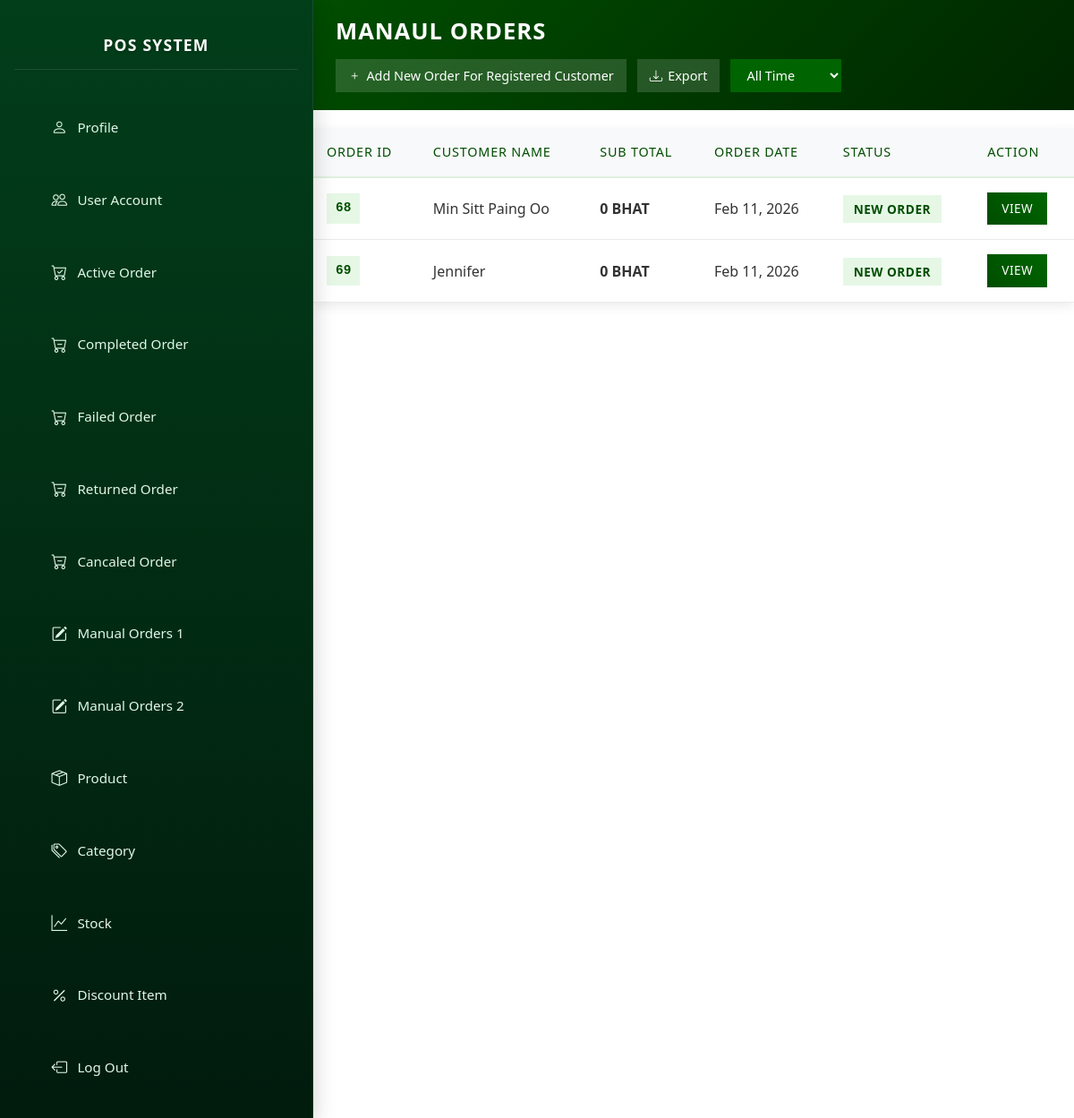
Screenshot of /admin/manual_order.php (signed in) with the database file from the repository.
### tables this page shows
CREATE TABLE `orderr` (
  `orderID` int NOT NULL,
  `paymentValid` tinyint DEFAULT NULL,
  `totalCost` double DEFAULT NULL,
  `orderDate` date DEFAULT NULL,
  `paymentStatus` int DEFAULT NULL,
  `orderStatus` int DEFAULT NULL,
  `trackingStatus` int DEFAULT NULL,
  `accountID` int DEFAULT NULL,
  `paymentType` int DEFAULT NULL,
  `addressID` int DEFAULT NULL,
  `isManual` tinyint DEFAULT NULL,
  `manualCustomerName` varchar(2000) DEFAULT NULL,
  `manualNote` longtext
);

CREATE TABLE `account` (
  `accountID` int NOT NULL,
  `name` varchar(500) NOT NULL,
  `email` varchar(500) NOT NULL,
  `passcode` varchar(2000) NOT NULL,
  `phoneNumber` varchar(500) NOT NULL,
  `birthday` date NOT NULL,
  `roleID` int NOT NULL,
  `pin` varchar(6) DEFAULT NULL,
  `profile` int DEFAULT NULL,
  `registerDate` date DEFAULT NULL
);

### admin/manual_order.php (the view, shortened to what this page needs)
<?php
include "../connection/connectdb.php";
$filter = $_GET['filter'] ?? 'all';
$whereDate = "";
$query = "SELECT * FROM orderr JOIN account ON orderr.accountID = account.accountID WHERE orderr.isManual=1 $whereDate ORDER BY orderr.orderDate DESC";
$result = $conn->query($query);
?>
<!DOCTYPE html>
<html lang="en">
<head>
    <?php include "./layout/header.php"; ?>
</head>
<body>
    <?php
        include "nav.php";
        $login = $_SESSION['login'] ?? false;
        if($login == true) {
        echo "<div class='main-content'>";
        echo "<form id='filterForm' method='get' style='display:inline;'>";
            echo "<div class='page-header'>";
            echo "<h1>Manaul Orders</h1>";
            echo "<div class='header-actions'>";
            echo "<a href='registered_customer.php' class='btn-add'><i class='bi bi-plus'></i> Add New Order For Registered Customer</a>";
            echo "<button type='submit' name='export' value='csv'><i class='bi bi-download'></i> Export</button>";
            echo "<select name='filter' onchange='document.getElementById(\"filterForm\").submit();'>";
            echo "<option value='all'"      . ($filter === 'all'      ? ' selected' : '') . ">All Time</option>";
            echo "</select>";
            echo "</div></div></form>";
        if ($result && $result->num_rows > 0) {
            echo "<table class='orders-table'>";
            echo "<thead><tr>";
            echo "<th>Order ID</th>";
            echo "<th>Customer Name</th>";
            echo "<th>Sub Total</th>";
            echo "<th>Order Date</th>";
            echo "<th>Status</th>";
            echo "<th>Action</th>";
            echo "</tr></thead>";
            echo "<tbody>";
            while ($row = $result->fetch_assoc()) {
                $statusClass = 'status-new';
                $statusText = 'New Order';
                echo "<tr>";
                echo "<td data-label='Order ID'><span class='order-id'>" . htmlspecialchars($row['orderID']) . "</span></td>";
                if($row['name']!=null){
                    echo "<td data-label='Name'>" . htmlspecialchars($row['name']) . "</td>";
                }
                else{
                    echo "<td data-label='Name'>" . htmlspecialchars($row['manualName']) . "</td>";
                }
                echo "<td data-label='Total Cost'><strong>" . number_format($row['totalCost']) . " BHAT</strong></td>";
                echo "<td data-label='Order Date'>" . date('M j, Y', strtotime($row['orderDate'])) . "</td>";
                echo "<td data-label='Status'><span class='status-badge $statusClass'>$statusText</span></td>";
                echo "<td data-label='Action'><a href='specific_manual_order.php?orderID=" . urlencode($row['orderID']) . "' class='btn-view'>View</a></td>";
                echo "</tr>";
            }
            echo "</tbody></table>";
        } else {
            echo "<div class='no-orders'>No Manual orders at the moment.</div>";
        }
        echo "</div>";
        }
    ?>
</body>
</html>

### admin/style.css (style rules this page uses)
body { margin: 0; font-family: 'Calibri', sans-serif; background: #f8f9fa; }
.main-content { margin-left: 350px; padding: 0 !important; transition: margin-left 0.35s cubic-bezier(0.4, 0, 0.2, 1); min-height: 100vh; }
html { scroll-behavior: smooth; scrollbar-width: 5px; scrollbar-color: #044606 rgb(0, 0, 0); }

### admin/manual_order.php (style rules this page uses)
.main-content { padding: 20px; }
.page-header { background: linear-gradient(135deg, #004d00, #002600); color: white; padding: 20px 25px; border-radius: 0; margin: 0 0 20px 0; display: flex; justify-content: space-between; align-items: center; flex-wrap: wrap; gap: 15px; }
.page-header h1 { margin: 0; font-size: 1.6rem; font-weight: 600; text-transform: uppercase; letter-spacing: 1px; }
.header-actions { display: flex; gap: 12px; align-items: center; flex-wrap: wrap; }
.header-actions button { background: rgba(255,255,255,0.15); border: none; color: white; padding: 8px 14px; border-radius: 0; font-size: 0.9rem; cursor: pointer; transition: all 0.3s ease; display: flex; align-items: center; gap: 6px; }
.header-actions select { background: rgba(255,255,255,0.15); border: none; color: white; padding: 8px 14px; border-radius: 0; font-size: 0.9rem; }
.orders-table { width: 100%; border-collapse: collapse; background: white; box-shadow: 0 4px 12px rgba(0,0,0,0.08); border-radius: 0; overflow: hidden; }
.orders-table thead { background: #f8f9fa; border-bottom: 2px solid #e0f0e0; }
.orders-table thead th { padding: 16px 15px; text-align: left; font-weight: 500; color: #004d00; font-size: 0.9rem; text-transform: uppercase; letter-spacing: 0.8px; }
.orders-table tbody tr { transition: all 0.3s ease; border-bottom: 1px solid #e9ecef; }
.orders-table td { padding: 16px 15px; vertical-align: middle; font-size: 1rem; color: #333; }
.order-id { font-family: 'Courier New', monospace; background: #e6f7e6; color: #004d00; padding: 6px 10px; border-radius: 0; font-weight: 600; font-size: 0.9rem; display: inline-block; }
.status-badge { padding: 6px 12px; border-radius: 0; font-size: 0.85rem; font-weight: 600; text-transform: uppercase; letter-spacing: 0.5px; }
.status-new { background: #e6f7e6; color: #004d00; }
.btn-view { background: linear-gradient(45deg, #004d00, #006600); color: white; padding: 8px 16px; border: none; border-radius: 0; text-decoration: none; font-size: 0.85rem; font-weight: 500; text-transform: uppercase; letter-spacing: 0.5px; transition: all 0.3s ease; display: inline-block; }
.header-actions select { background: #006400 !important; color: #fff !important; border: 0px solid #b8860b !important; padding: 8px 14px !important; border-radius: 0 !important; font-size: 0.9rem !important; font-weight: 500 !important; background-repeat: no-repeat; background-position: right 12px center; cursor: pointer; transition: all 0.3s ease; }
.header-actions select option { background: #e6f3e6 !important; color: #004d00 !important; font-weight: 600; }
.header-actions select option:checked, .header-actions select option:hover { background: #006400 !important; color: #b8860b !important; }
.btn-add { background: rgba(255,255,255,0.15); border: none; color: white; padding: 8px 14px; border-radius: 0; font-size: 0.9rem; cursor: pointer; transition: all 0.3s ease; text-decoration: none; display: flex; align-items: center; gap: 6px; }

### rows the page displays
orderr: orderID "68", accountID.name "Min Sitt Paing Oo", totalCost "0", orderDate "Feb 11, 2026", statusText "NEW ORDER"
orderr: orderID "69", accountID.name "Jennifer", totalCost "0", orderDate "Feb 11, 2026", statusText "NEW ORDER"
